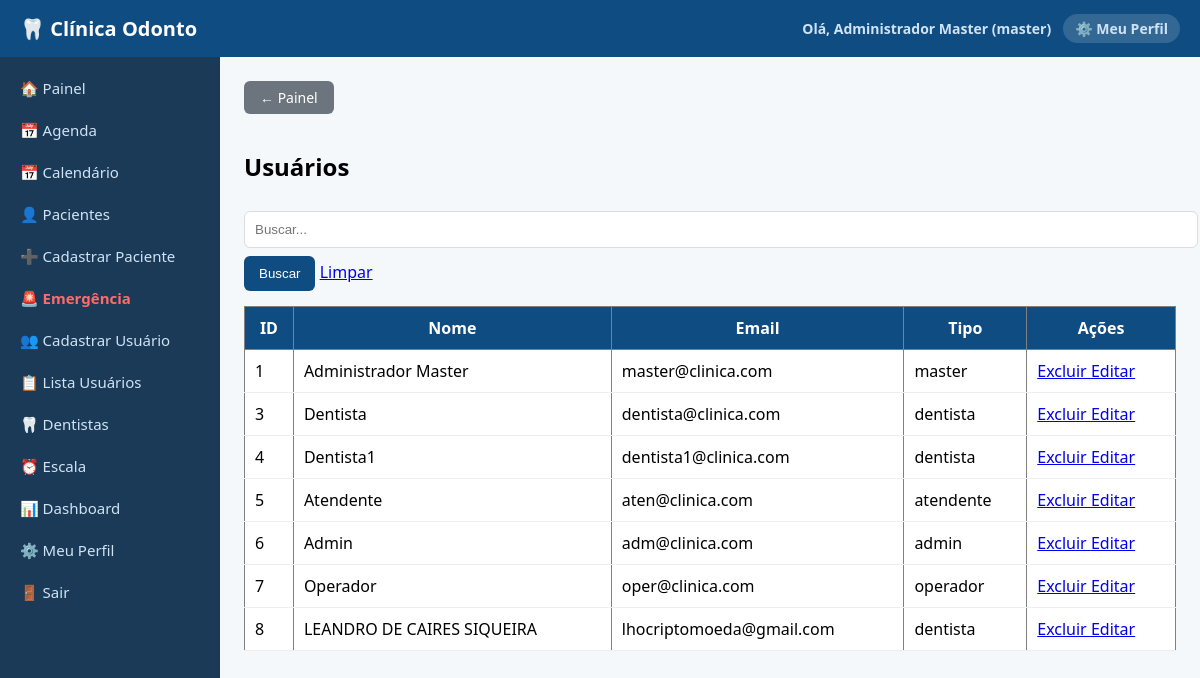
Before: /usuarios/lista (signed in) with the older database file.
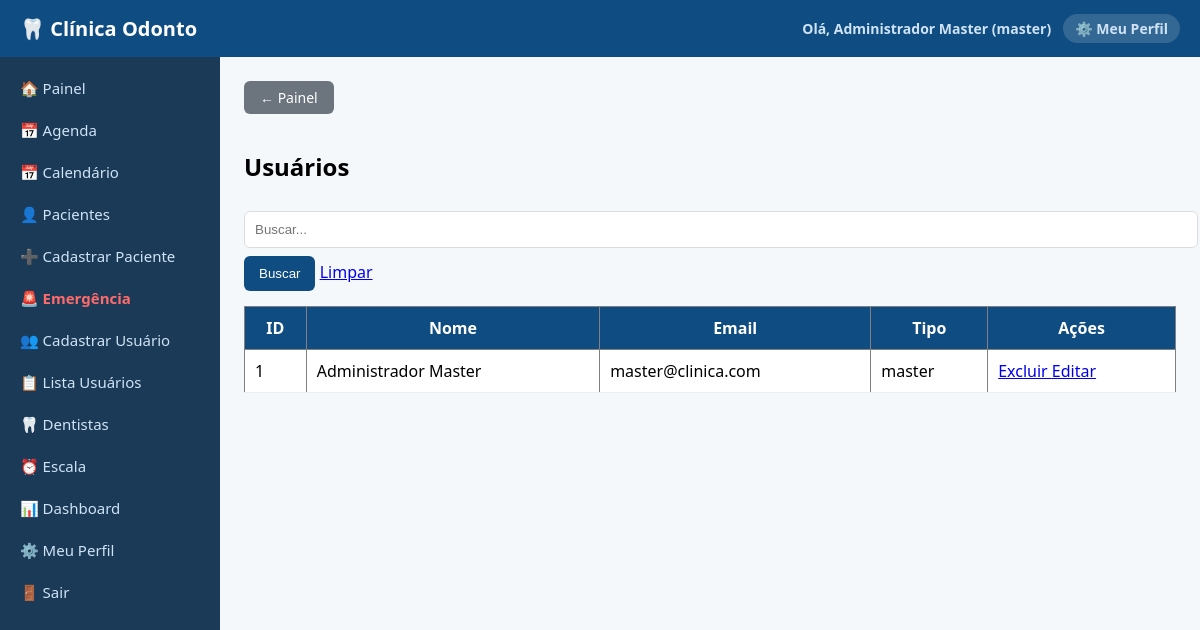
After: the same page with the newer database file.
### tables this page shows
CREATE TABLE usuarios (
            id INTEGER PRIMARY KEY AUTOINCREMENT,
            nome TEXT,
            email TEXT UNIQUE,
            senha TEXT,
            tipo TEXT,
            especialidade TEXT,
            cro TEXT
        );

### routes/auth.py (the view)
@auth.route('/usuarios/lista')
@tipo_required(['master', 'admin'])
def lista_usuarios():
    conn = get_db_connection()
    cur = conn.cursor()
    cur.execute("SELECT * FROM usuarios WHERE tipo != 'cliente'")
    rows = cur.fetchall()
    usuarios = rows_as_dicts(rows, cur) if is_postgres() else rows
    conn.close()
    return render_template('lista_usuarios.html', usuarios=usuarios, busca='')

### db.py (called while the page is built)
def get_db_connection():
    if DATABASE_URL:
        import psycopg2
        import psycopg2.extras
        conn = psycopg2.connect(DATABASE_URL)
        conn.autocommit = False
        return conn
    else:
        conn = sqlite3.connect('database.db')
        conn.row_factory = sqlite3.Row
        return conn

def is_postgres():
    return bool(DATABASE_URL)

### routes/utils.py (called while the page is built)
def tipo_required(tipos_permitidos):
    def decorator(func):
        @wraps(func)
        def wrapper(*args, **kwargs):
            if 'usuario_tipo' not in session:
                return redirect('/login')
            if session['usuario_tipo'] not in tipos_permitidos:
                return "<h1>Acesso negado</h1>"
            return func(*args, **kwargs)
        return wrapper
    return decorator

### templates/lista_usuarios.html
{% extends "base.html" %}
{% block content %}
<a href="/" style="display:inline-block; padding:7px 16px; background:#6c757d; color:white; border-radius:6px; text-decoration:none; margin-bottom:16px; font-size:14px;">← Painel</a>
<h2>Usuários</h2>
<form method="GET">
    <input name="busca" placeholder="Buscar..." value="{{ busca }}">
    <button type="submit">Buscar</button>
    <a href="/usuarios/lista">Limpar</a>
</form>
<table border="1">
    <tr>
        <th>ID</th>
        <th>Nome</th>
        <th>Email</th>
        <th>Tipo</th>
        <th>Ações</th>
    </tr>
    {% for u in usuarios %}
    <tr>
        <td>{{ u.id }}</td>
        <td>{{ u.nome }}</td>
        <td>{{ u.email }}</td>
        <td>{{ u.tipo }}</td>
        <td>
            <a href="/usuarios/excluir/{{ u.id }}"
               onclick="return confirm('Tem certeza?')">
               Excluir
            </a>
            <a href="/usuarios/editar/{{ u.id }}">Editar</a>
        </td>
    </tr>
    {% endfor %}
</table>
{% endblock %}

### templates/base.html (shortened to what this page needs)
<!DOCTYPE html>
<html>
<head>
    <link rel="stylesheet" href="{{ url_for('static', filename='style.css') }}">
</head>
<body>
<nav>
    <div style="display:flex; align-items:center; gap:10px;">
        <span class="nav-logo">🦷 Clínica Odonto</span>
    </div>
    <div class="nav-usuario">
        {% if session.usuario_nome %}
            <span>Olá, <strong>{{ session.usuario_nome }}</strong> ({{ session.usuario_tipo }})</span>
            <a href="/perfil">⚙️ Meu Perfil</a>
        {% endif %}
    </div>
</nav>
<div class="layout">
    <div class="sidebar" id="sidebar">
        {% if session.usuario_tipo == 'cliente' %}
            <a href="/minha_area">🏠 Painel</a>
            <a href="/minha_area">📅 Minha Agenda</a>
        {% else %}
            <a href="/">🏠 Painel</a>
        {% endif %}
        {% if session.usuario_tipo in ['master','admin','operador','atendente','dentista'] %}
            <a href="/consultas">📅 Agenda</a>
            <a href="/agenda_calendario">📅 Calendário</a>
            <a href="/pacientes/lista">👤 Pacientes</a>
        {% endif %}
        {% if session.usuario_tipo in ['master','admin','operador','atendente'] %}
            <a href="/cadastro">➕ Cadastrar Paciente</a>
        {% endif %}
        {% if session.usuario_tipo in ['master','admin','operador','atendente','dentista'] %}
            <a href="/emergencia" style="color:#ff6b6b; font-weight:bold;">🚨 Emergência</a>
        {% endif %}
        {% if session.usuario_tipo in ['master','admin'] %}
            <a href="/usuarios">👥 Cadastrar Usuário</a>
            <a href="/usuarios/lista">📋 Lista Usuários</a>
            <a href="/dentistas">🦷 Dentistas</a>
        {% endif %}
        {% if session.usuario_tipo in ['master','admin','operador','atendente','dentista'] %}
            <a href="/escala">⏰ Escala</a>
            <a href="/dashboard">📊 Dashboard</a>
        {% endif %}
        <a href="/perfil">⚙️ Meu Perfil</a>
        <a href="/logout">🚪 Sair</a>
    </div>
    <div class="content" id="conteudo">
        {% block content %}{% endblock %}
    </div>
</div>
</body>
</html>

Changed rows visible on the page:
removed usuarios: id "3", nome "Dentista", email "dentista@clinica.com", tipo "dentista"
removed usuarios: id "4", nome "Dentista1", email "dentista1@clinica.com", tipo "dentista"
removed usuarios: id "5", nome "Atendente", email "aten@clinica.com", tipo "atendente"
removed usuarios: id "6", nome "Admin", email "adm@clinica.com", tipo "admin"
removed usuarios: id "7", nome "Operador", email "oper@clinica.com", tipo "operador"
removed usuarios: id "8", nome "LEANDRO DE CAIRES SIQUEIRA", email "lhocriptomoeda@gmail.com", tipo "dentista"
